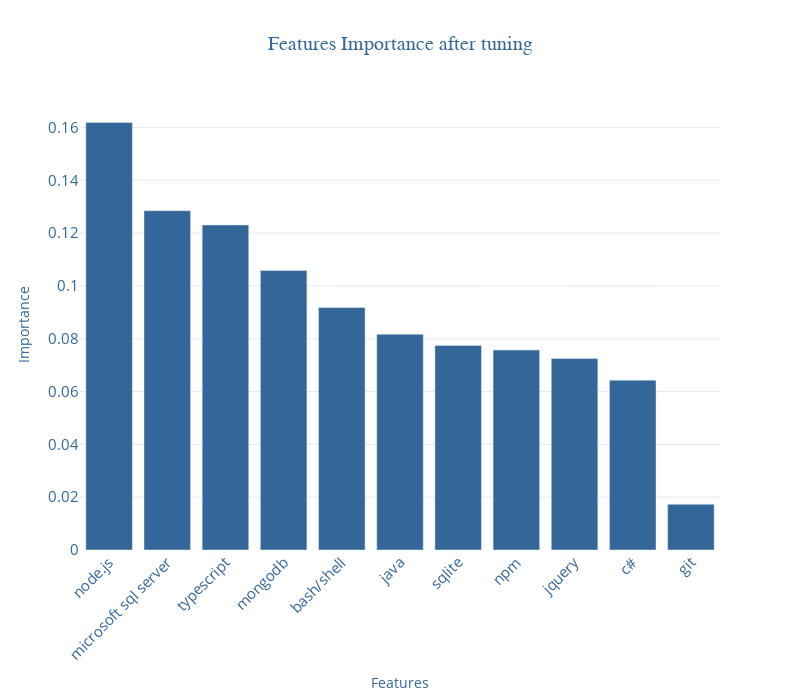

Write notebook code for a chart like this one.
### Markdown cell above
#### <span style="color: #336699;"> Tuning results</span> CHANGE

* 'splitter': 'best' -  indicates that the model performed better by choosing the optimal split at each node, leading to improved classification accuracy
* 'min_samples_split': 2 - The minimum number of samples required to split an internal node.
* 'min_samples_leaf': 1 - The minimum number of samples required to be at a leaf node.
* 'max_features': 'sqrt' - The number of features to consider when looking for the best split is $\sqrt{n}$, where n is the number of features.
* 'max_depth': null - The maximum depth of the tree can grow to their full depth without any restrictions.
* 'criterion': 'entropy' - The function to measure the quality of a split is the information gain (entropy).

### Code cell
plot_feature_importances(tuned_model, X_trainNew,title = "Features Importance after tuning")

### Figure 1 — Plotly figure (JSON) as saved in the notebook; plotly's stock layout.template omitted (floating-point values rounded to 4 significant figures)
{"data": [{"marker": {"color": "#336699"}, "type": "bar", "x": ["node.js", "microsoft sql server", "typescript", "mongodb", "bash/shell", "java", "sqlite", "npm", "jquery", "c#", "git"], "y": [0.1619, 0.1285, 0.1231, 0.1058, 0.0918, 0.08169, 0.07748, 0.07573, 0.07249, 0.06431, 0.0173]}], "layout": {"height": 700, "paper_bgcolor": "rgba(0,0,0,0)", "plot_bgcolor": "rgba(0,0,0,0)", "showlegend": false, "title": {"font": {"color": "#336699", "family": "Arial", "size": 20}, "text": "Features Importance after tuning", "x": 0.5, "xanchor": "center"}, "width": 800, "xaxis": {"color": "#336699", "showgrid": false, "tickangle": -45, "tickfont": {"color": "#336699", "size": 15}, "title": {"text": "Features"}}, "yaxis": {"color": "#336699", "gridcolor": "lightgrey", "gridwidth": 0.5, "showgrid": true, "tickfont": {"color": "#336699", "size": 15}, "title": {"text": "Importance"}}}}
